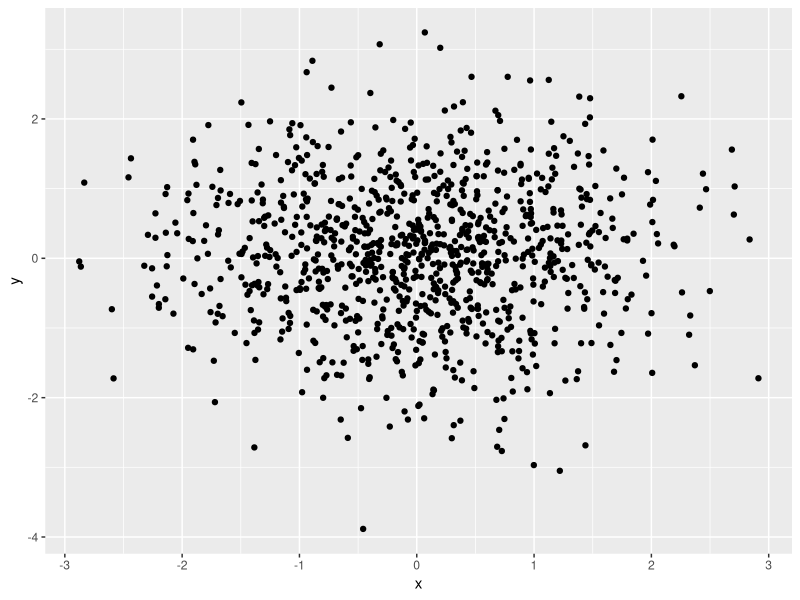
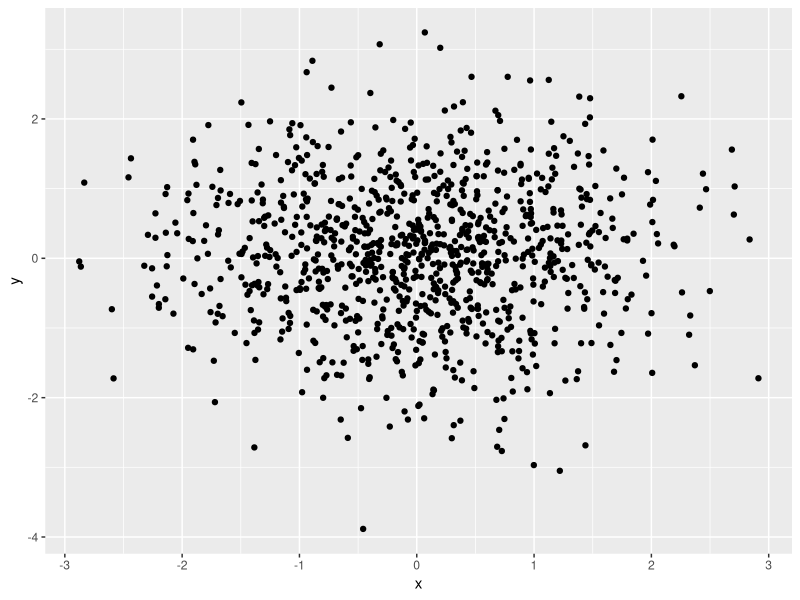

Write R code to recreate these figures, in order.
## ---- chunk 1
library(tidyverse)
data_hw=tibble(
  unif = runif(n=10,min=0,max=5),
  logic= unif>2,
  char = c("1995/03/18","1996/03/18","1997/03/18","1998/03/18","1999/03/18","2000/03/18","2001/03/18","2002/03/18","2003/03/18","2004/03/18"),
  fact = factor(c("Male","Male","Female","Male","Female","Male","Female","Female","Female","Male"))
)
data_hw
guess_1=as.numeric(data_hw$logic)
guess_1
guess_2=as.numeric(data_hw$char)
guess_2
guess_3=as.numeric(data_hw$fact)
guess_3

guess_4=as.character(data_hw$fact)
guess_4
## ---- chunk 2
library(tidyverse)
answer_hw=tibble(
    x=rnorm(1000,mean=0,sd=1),                    
    y=rnorm(1000,mean=0,sd=1),
    logic_2=x+y>0,
    num_2=as.numeric(logic_2),
    fact_2=as.factor(logic_2)
)
answer_hw
ggplot(answer_hw, aes(x=x,y=y),col="pink") + geom_point()
ggsave("hwi_bisu8857.pdf", height = 4, width = 6)
